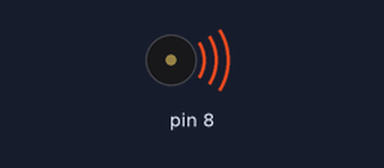
Bench run of a sketch on a simulated Arduino Uno, built with avr-gcc and run on an emulated ATmega328P. Shown: buzzer (waves = sounding).

Above: at 0.1 s.
At 2.2 s:
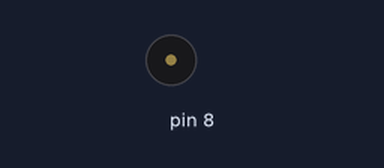
Timing chart, 0 to 3.7 s (numbered marks = the images above):
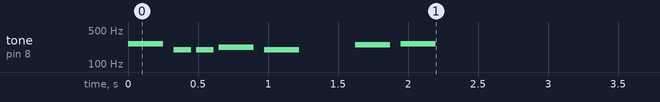

The sketch:

TinkerCAD_15________.ino
```cpp
#define NOTE_C4  262
#define NOTE_G3  196
#define NOTE_A3  220
#define NOTE_B3  247
#define NOTE_C4  262
  // íîòû ìåëîäèè
int melody[] = { NOTE_C4, NOTE_G3, NOTE_G3, NOTE_A3, NOTE_G3, 0, NOTE_B3, NOTE_C4 };
  // äëèòåëüíîñòü ñèãíàëîâ
int noteDurations[] = { 4, 8, 8, 4, 4, 4, 4, 4 };
void setup() {
    //  èãðàåì ìàññèâ íîò
  for (int thisNote = 0; thisNote < 8; thisNote++) {
    int noteDuration = 1000 / noteDurations[thisNote];
    tone(8, melody[thisNote], noteDuration);
      //  ïàóçà ìåæäó íîòàìè
    int pauseBetweenNotes = noteDuration * 1.30;
    delay(pauseBetweenNotes);
    noTone(8);
  }
}
void loop() {
  // áåç ïîâòîðà
}
```
